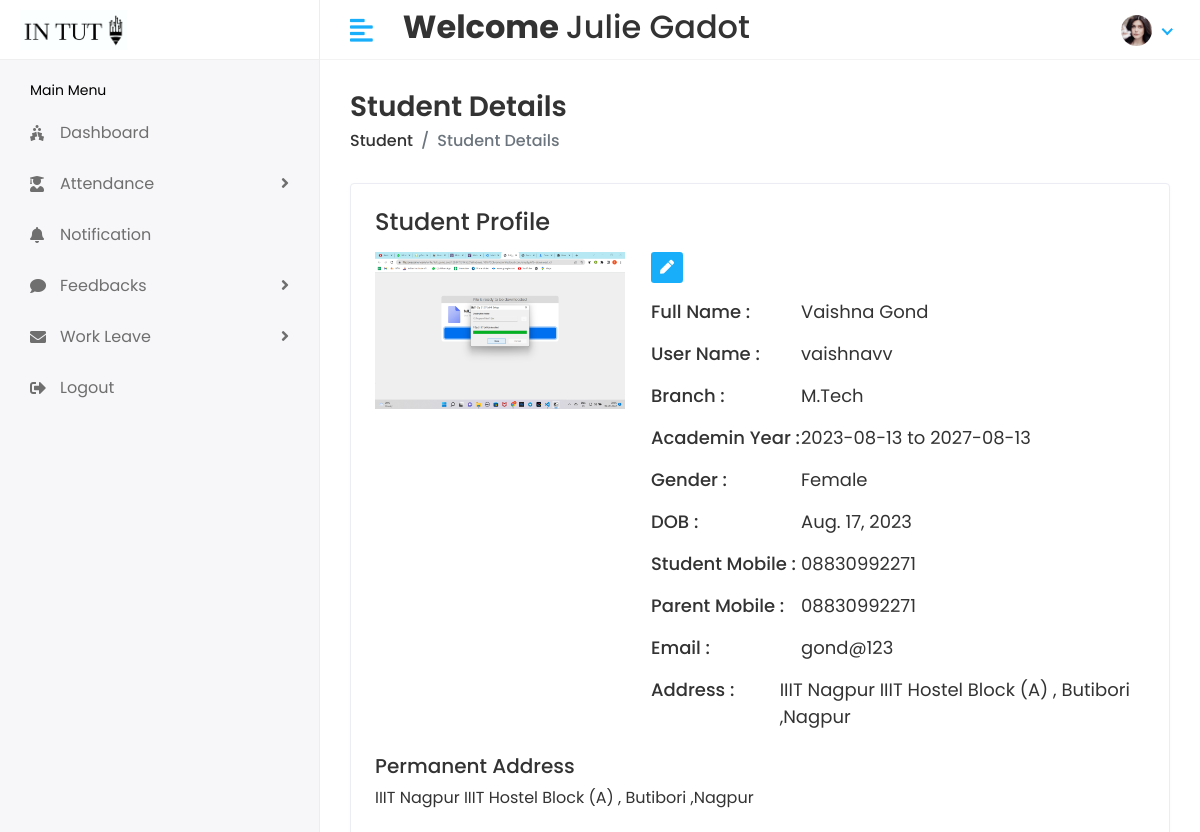
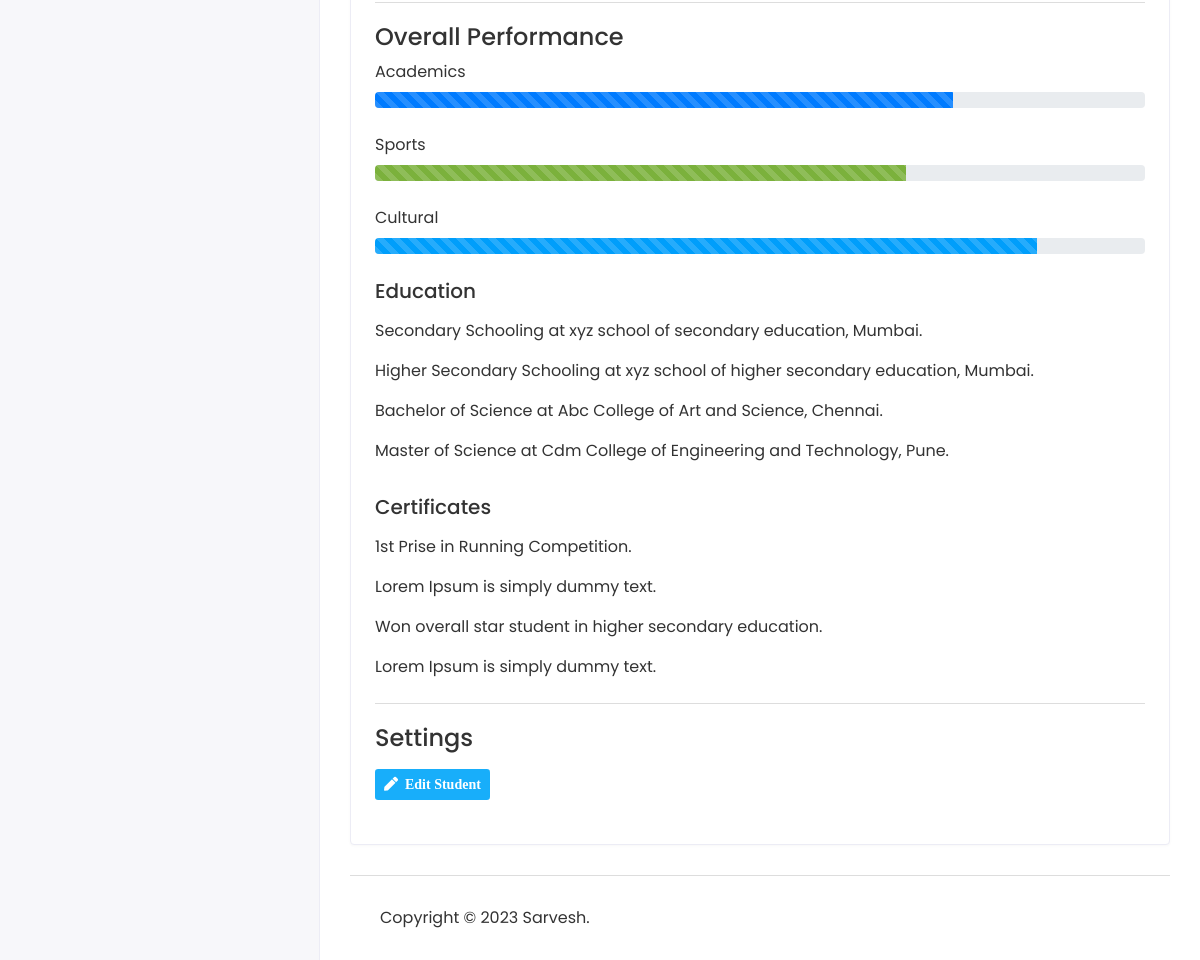
/Hod/student/view/4 (signed in), run on the app's committed database (2 pictures, top to bottom).
### stuapp/models.py (models this page shows)
class CustomUser(AbstractUser):
    USER={
        (1,'HOD'),(2,'STAFF'),(3,'STUDENT')
    }
    user_type=models.CharField(choices=USER,max_length=100,default=1)
    profile_pic=models.ImageField(upload_to='media/profile_pic')

class Student(models.Model):
    admin=models.OneToOneField(CustomUser,on_delete=models.CASCADE)
    address=models.TextField()
    gender=models.CharField(max_length=100)
    branch_id=models.ForeignKey(Branch,on_delete=models.DO_NOTHING)
    acad_year_id=models.ForeignKey(Acad_year,on_delete=models.DO_NOTHING)
    created_at=models.DateTimeField(auto_now_add=True)
    updated_at=models.DateField(auto_now=True)
    studentmob=models.CharField(max_length=100,default="0")
    parentmob=models.CharField(max_length=100,default="0")
    dob=models.DateField(default=datetime.now)
    def __str__(self):
        return self.admin.first_name+" "+self.admin.last_name

class Branch(models.Model):
    name=models.CharField(max_length=100)
    created_at=models.DateTimeField(auto_now_add=True)
    updated_at=models.DateTimeField(auto_now=True)
    def __str__(self):
        return self.name

class Acad_year(models.Model):
    start=models.CharField(default=datetime.now().date(),blank=True,max_length=100)
    end=models.CharField(default=datetime.now().date(),blank=True,max_length=100)
    created_at=models.DateField(auto_now_add=True,null=True)
    updated_at=models.DateField(auto_now=True,null=True)
    def __str__(self):
        return self.start+" to "+self.end

### student/hodviews.py (the view)
# urls.py: path('Hod/student/view/<str:id>',hodviews.viewstudent,name='viewstudent'),
@login_required(login_url='/')
def viewstudent(request,id):
    student=Student.objects.get(id=id)
    return render(request,'hod/viewstudent.html',{'student':student})

### templates/hod/viewstudent.html (shortened to what this page needs)
{% extends 'base.html' %}
{% block content %}
        <div class="page-header">
            <div class="row">
                <div class="col-sm-12">
                    <h3 class="page-title">Student Details</h3>
                    <ul class="breadcrumb">
                        <li class="breadcrumb-item"><a href="{% url 'studentlist'%}">Student</a></li>
                        <li class="breadcrumb-item active">Student Details</li>
                    </ul>
                </div>
            </div>
        </div>
        <div class="card">
            <div class="card-body">
                <div class="row">
                    <div class="col-md-12">
                        <div class="about-info">
                            <h4>Student Profile</h4>
                            <div class="media mt-3">
                                <img src="/{{student.admin.profile_pic}}" class="mr-3" alt="...">
                                <div class="media-body">
                                    <ul>
                                     <li>   <a href="{% url 'studentedit' student.id %}" class="btn btn-sm bg-success-light mr-2">
                                            <i class="fas fa-pen"></i>
                                            </a>
                                        </li>
                                        <li>
                                            <span class="title-span">Full Name : </span>
                                            <span class="info-span">{{student}}</span>
                                        </li>
                                        <li>
                                            <span class="title-span">User Name : </span>
                                            <span class="info-span">{{student.admin.username}}</span>
                                        </li>
                                        <li>
                                            <span class="title-span">Branch : </span>
                                            <span class="info-span">{{student.branch_id}}</span>
                                        </li>
                                        <li>
                                            <span class="title-span">Academin Year : </span>
                                            <span class="info-span">{{student.acad_year_id}}</span>
                                        </li>
                                        <li>
                                            <span class="title-span">Gender : </span>
                                            <span class="info-span">{{student.gender}}</span>
                                        </li>
                                        <li>
                                            <span class="title-span">DOB : </span>
                                            <span class="info-span">{{student.dob}}</span>
                                        </li>
                                        <li>
                                            <span class="title-span">Student Mobile : </span>
                                            <span class="info-span">{{student.studentmob}}</span>
                                        </li>
                                        <li>
                                            <span class="title-span">Parent Mobile : </span>
                                            <span class="info-span">{{student.parentmob}}</span>
                                        </li>
                                        <li>
                                            <span class="title-span">Email : </span>
                                            <span class="info-span">{{student.admin.email}} </span>
                                        </li>
                                        <li>
                                            <span class="title-span">Address : </span>
                                            <span class="info-span">{{student.address}}</span>
                                        </li>
                                    </ul>
                                </div>
                            </div>
                            <div class="row mt-2">
                                <div class="col-md-12">
                                    <h5>Permanent Address</h5>
                                    <p>{{student.address}}</p>
                                </div>
                            </div>
                        </div>
                    </div>
                </div>
                <div class="row mt-2">
                    <div class="col-md-12">
                        <div class="skill-info">
                            <h4>Overall Performance </h4>
                            <ul>
                                <li>
                                    <label>Academics</label>
                                    <div class="progress">
                                        <div class="progress-bar progress-bar-striped progress-bar-animated"
                                            role="progressbar" aria-valuenow="75" aria-valuemin="0" aria-valuemax="100"
                                            style="width: 75%"></div>
                                    </div>
                                </li>
                                <li>
                                    <label>Sports</label>
                                    <div class="progress">
                                        <div class="progress-bar progress-bar-striped progress-bar-animated bg-success"
                                            role="progressbar" aria-valuenow="69" aria-valuemin="0" aria-valuemax="100"
                                            style="width: 69%"></div>
                                    </div>
                                </li>
                                <li>
                                    <label>Cultural</label>
                                    <div class="progress">
                                        <div class="progress-bar progress-bar-striped progress-bar-animated bg-info"
                                            role="progressbar" aria-valuenow="86" aria-valuemin="0" aria-valuemax="100"
                                            style="width: 86%"></div>
                                    </div>
                                </li>
                            </ul>
                            <div class="row mt-3">
                                <div class="col-md-12">
                                    <h5>Education</h5>
                                    <p class="mt-3">Secondary Schooling at xyz school of secondary education, Mumbai.
                                    </p>
                                    <p>Higher Secondary Schooling at xyz school of higher secondary education, Mumbai.
                                    </p>
                                    <p>Bachelor of Science at Abc College of Art and Science, Chennai.</p>
                                    <p>Master of Science at Cdm College of Engineering and Technology, Pune.</p>
                                </div>
                            </div>
                            <div class="row mt-3">
                                <div class="col-md-12">
                                    <h5>Certificates</h5>
                                    <p class="mt-3">1st Prise in Running Competition.</p>
                                    <p>Lorem Ipsum is simply dummy text.</p>
                                    <p>Won overall star student in higher secondary education.</p>
                                    <p>Lorem Ipsum is simply dummy text.</p>
                                </div>
                            </div>
                        </div>
                    </div>
                </div>
                <div class="row mt-2">
                    <div class="col-md-12">
                        <div class="skill-info">
                            <h4>Settings</h4>
                            <form>
                                <div class="row mt-3">
                                    <div class="col-12 col-sm-6">
                                        <div class="form-group">
                                             <a href="{% url 'studentedit' student.id %}" class="btn btn-sm bg-success-light mr-2">
                                <i class="fas fa-pen">  &nbsp;Edit Student </i>
                                </a>
                                        </div>
                                    </div>
                                </div>
                            </form>
                        </div>
                    </div>
                </div>
            </div>
        </div>
    {% endblock content %}

### templates/includes/header.html (shortened to what this page needs)
{% load static %}
<div class="header" >
    <div class="header-left" style="background-color:white">
        {% if user.user_type == '1' %}
        <a href="{% url 'hodhome'%}" class="logo container" >
            <img src="{% static 'assets/img/logo1big.png'%}" width="300px" height="100px" alt="Logo">
        </a>
        {% elif user.user_type == '2' %}
        <a href="{% url 'staffhome'%}" class="logo">
            <img src="{% static 'assets/img/logo1big.png'%}" alt="Logo">
        </a>
        {% else %}
        <a href="{% url 'studenthome'%}" class="logo">
            <img src="{% static 'assets/img/logo1big.png'%}" alt="Logo">
        </a>
        {% endif %}
    </div>
    <a href="javascript:void(0);" id="toggle_btn">
        <i class="fas fa-align-left"></i>
    </a>
    <div class="top-nav-search my-2">
        <h2><strong> Welcome </strong> {{user.first_name}} {{user.last_name}} </h2>
    </div>
    <ul class="nav user-menu">
        <li class="nav-item dropdown has-arrow">
            <a href="#" class="dropdown-toggle nav-link" data-toggle="dropdown">
                {% if user.profile_pic == "" %}
                <span class="user-img"><img class="rounded-circle" src="{% static 'assets/img/noimg.jpg' %}" width="31"
                        ></span>
                {% else %}
                <span class="user-img"><img class="rounded-circle" src="/{{user.profile_pic}}" width="31"
                        alt="Ryan Taylor"></span>
                {% endif %}
            </a>
        </li>
    </ul>
</div>

### static/assets/css/style.css (style rules this page uses)
html { height: 100%; }
body { background-color: #fff; color: #333; font-family: 'Poppins', sans-serif; font-size: 1rem; height: 100%; line-height: 1.5; overflow-x: hidden; }
h1, h2, h3, h4, h5, h6 { font-family: 'Poppins', sans-serif; margin-top: 0; }
a { color: #009ce7; }
input, button, a { transition: all 0.4s ease; -moz-transition: all 0.4s ease; -o-transition: all 0.4s ease; -ms-transition: all 0.4s ease; -webkit-transition: all 0.4s ease; }
.form-group { margin-bottom: 1.25rem; }
ul, ol { padding: 0px; list-style: none; }
.bg-success, .badge-success { background-color: #7bb13c !important; }
.bg-info, .badge-info { background-color: #009efb !important; }
.card { border: 1px solid #ececf5; box-shadow: 0 1px 3px 0 rgba(0, 0, 0, 0.03); margin-bottom: 1.875rem; }
.card-body { padding: 1.5rem; }
.bg-success-light { background-color: #18aefa; color: #fff; }
.header { background-color: #fff; border-bottom: 1px solid #f3f3f4; left: 0; position: fixed; right: 0; top: 0; z-index: 1001; height: 60px; }
.header .header-left { float: left; height: 60px; padding: 0 20px; position: relative; width: 320px; z-index: 1; transition: all 0.2s ease-in-out; background-color: #f7f7fa; border-bottom: 1px solid #efefef; border-right: 1px solid #ececf5; display: flex; align-items: center; }
.header .header-left .logo { display: inline-block; line-height: 60px; }
.header .header-left .logo img { max-height: 40px; width: auto; }
.header .dropdown-toggle:after { display: none; }
.header .has-arrow .dropdown-toggle:after { border-top: 0; border-left: 0; border-bottom: 2px solid #18aefa; border-right: 2px solid #18aefa; content: ''; height: 8px; display: inline-block; pointer-events: none; -webkit-transform-origin: 66% 66%; -ms-transform-origin: 66% 66%; transform-origin: 66% 66%; -webkit-transform: rotate(45deg); -ms-transform: rotate(45deg); transform: rotate(45deg); -webkit-transition: all 0.15s ease-in-out; transition: all 0.15s ease-in-out; width: 8px; vertical-align: 0px; }
.user-menu { float: right; margin: 0; position: relative; z-index: 99; padding-right: 15px; }
.user-menu.nav > li > a { color: #a0a0a0; font-size: 14px; line-height: 58px; padding: 0 15px; height: 60px; }
.user-img { margin-right: 3px; position: relative; }
.top-nav-search { float: left; margin-left: 15px; }
.page-header { margin-bottom: 1.875rem; }
.page-header .breadcrumb { background-color: transparent; color: #6c757d; font-size: 1rem; font-weight: 500; margin-bottom: 0; padding: 0; }
.page-header .breadcrumb a { color: #333; }
.page-title { font-size: 28px; font-weight: 600; color: #333; margin-bottom: 5px; }
.about-info img { width: 250px; }
.about-info ul li { font-size: 18px; margin: 0px 0px 15px 10px; display: flex; }
.title-span { font-weight: 500; width: 150px; }
.skill-info { padding-top: 20px; border-top: 1px solid #ddd; }
.skill-info ul li { margin-bottom: 25px; }
@media (min-width: 992px) { #toggle_btn { align-items: center; color: #18aefa; display: inline-flex; float: left; font-size: 26px; height: 60px; justify-content: center; margin-left: 15px; padding: 0 15px; } }

### data on the page
CustomUser: first_name "Julie", last_name "Gadot", profile_pic (picture)
Student: admin.profile_pic (picture), admin.last_name "Vaishna Gond", admin.username "vaishnavv", branch_id "M.Tech", acad_year_id "2023-08-13 to 2027-08-13", gender "Female", dob "Aug. 17, 2023", studentmob "08830992271", parentmob "08830992271", admin.email "gond@123", address "IIIT Nagpur IIIT Hostel Block (A) , Butibori ,Nagpur"
